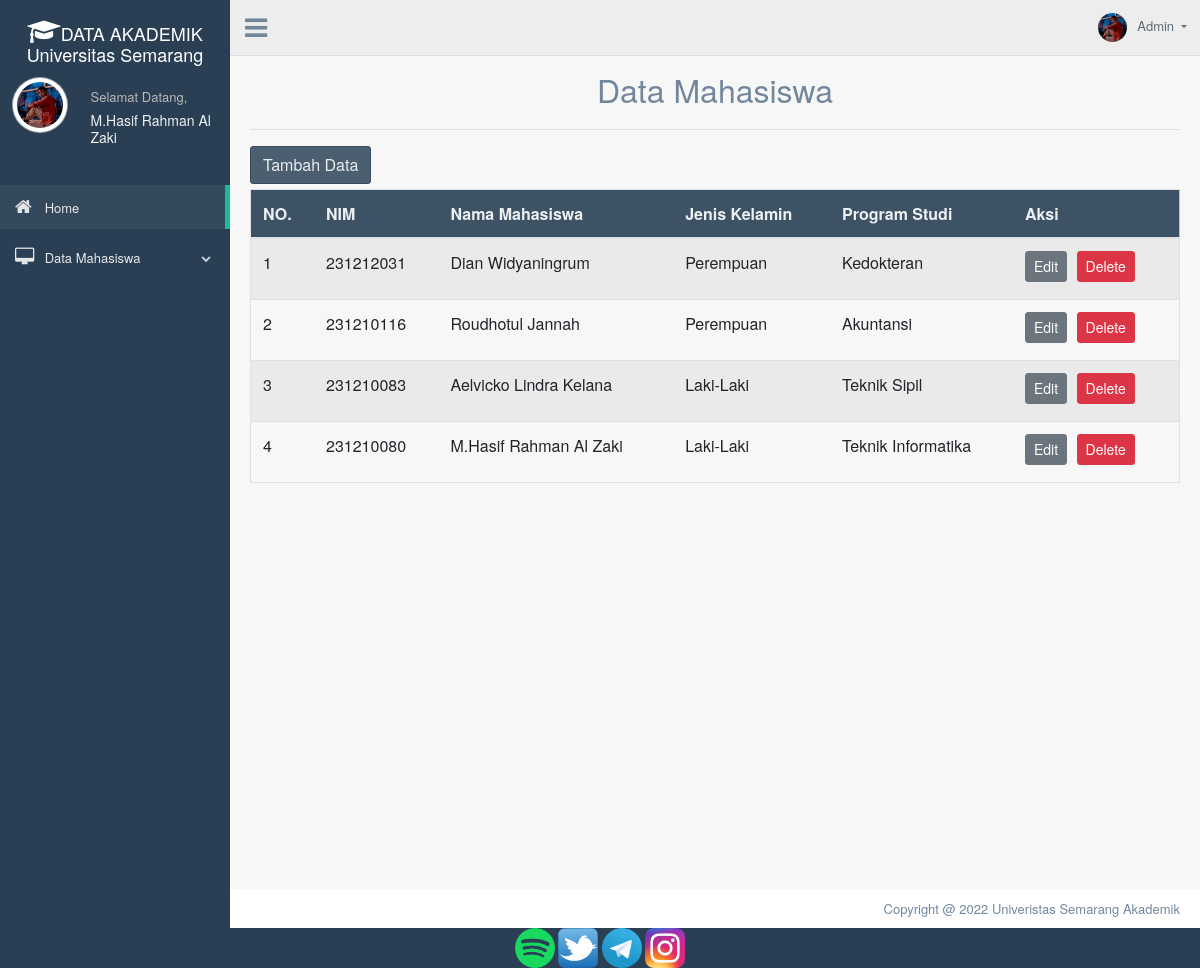
The page /mhs_usm/index.php?page=tampil_mhs on the database its author committed.
### tables this page shows
CREATE TABLE `mahasiswa` (
  `Nim` int(10) NOT NULL,
  `Nama_Mhs` varchar(50) NOT NULL,
  `Jenis_Kelamin` varchar(50) NOT NULL,
  `Program_Studi` varchar(50) NOT NULL
);

### mhs_usm/tampil.php (the view, shortened to what this page needs)
<?php
include('config.php');
?>
	<div class="container" style="margin-top:20px">
		<center><font size="6">Data Mahasiswa</font></center>
		<hr>
		<a href="index.php?page=tambah_mhs"><button class="btn btn-dark right">Tambah Data</button></a>
		<div class="table-responsive">
		<table class="table table-striped jambo_table bulk_action">
			<thead>
				<tr>
					<th>NO.</th>
					<th>NIM</th>
					<th>Nama Mahasiswa</th>
					<th>Jenis Kelamin</th>
					<th>Program Studi</th>
					<th>Aksi</th>
				</tr>
			</thead>
			<tbody>
				<?php
				$sql = mysqli_query($koneksi, "SELECT * FROM mahasiswa ORDER BY Nim DESC") or die(mysqli_error($koneksi));
				if(mysqli_num_rows($sql) > 0){
					$no = 1;
					while($data = mysqli_fetch_assoc($sql)){
						echo '
						<tr>
							<td>'.$no.'</td>
							<td>'.$data['Nim'].'</td>
							<td>'.$data['Nama_Mhs'].'</td>
							<td>'.$data['Jenis_Kelamin'].'</td>
							<td>'.$data['Program_Studi'].'</td>
							<td>
								<a href="index.php?page=edit_mhs&Nim='.$data['Nim'].'" class="btn btn-secondary btn-sm">Edit</a>
								<a href="delete.php?Nim='.$data['Nim'].'" class="btn btn-danger btn-sm" onclick="return confirm(\'Yakin ingin menghapus data ini?\')">Delete</a>
							</td>
						</tr>
						';
						$no++;
					}
				}else{
					echo '
					<tr>
						<td colspan="6">Tidak ada data.</td>
					</tr>
					';
				}
				?>
		</table>
	</div>
	</div>

### mhs_usm/index.php (shortened to what this page needs)
<html>
  <head>
    <link href="assets/bootstrap/dist/css/bootstrap.min.css" rel="stylesheet">
    <link href="assets/font-awesome/css/font-awesome.min.css" rel="stylesheet">
    <link href="assets/nprogress/nprogress.css" rel="stylesheet">
    <link href="assets/iCheck/skins/flat/green.css" rel="stylesheet">
    <link href="assets/bootstrap-progressbar/css/bootstrap-progressbar-3.3.4.min.css" rel="stylesheet">
    <link href="assets/css/custom.min.css" rel="stylesheet">
  </head>
  <body class="nav-md">
    <div class="container body">
      <div class="main_container">
        <div class="col-md-3 left_col">
          <div class="left_col scroll-view">
            <div class="navbar nav_title" style="border: 0;">
            <center>
            &nbsp; <a href="index.php" class="fa fa-mortar-board fa-2x" style="color:#fff;"><span><font size="4.95" color="white" face="Helvetica Neue">DATA AKADEMIK Universitas Semarang</font></span></a>
            </center>
            </div>
            <div class="profile clearfix">
              <div class="profile_pic">
                <img src="assets/images/hasip.jpg" alt="..." class="img-circle profile_img">
              </div>
              <div class="profile_info">
                <span>Selamat Datang,</span>
                <h2>M.Hasif Rahman Al Zaki</h2>
              </div>
            </div>
            <br />
            <div id="sidebar-menu" class="main_menu_side hidden-print main_menu">
              <div class="menu_section">
                <ul class="nav side-menu">
                  <li><a href="index.php"><i class="fa fa-home"></i> Home <span class="fa fa-chevron"></span></a>
                  </li>
                  <li><a href="#"><i class="fa fa-desktop"></i> Data Mahasiswa <span class="fa fa-chevron-down"></span></a>
                  </li>
                </ul>
              </div>
            </div>
          </div>
        </div>
        <div class="top_nav">
          <div class="nav_menu">
              <div class="nav toggle">
                <a id="menu_toggle"><i class="fa fa-bars"></i></a>
              </div>
              <nav class="nav navbar-nav">
              <ul class=" navbar-right">
                <li class="nav-item dropdown open" >
                  <a href="#" class="user-profile dropdown-toggle" aria-haspopup="true" id="navbarDropdown" data-toggle="dropdown" aria-expanded="false">
                    <img src="assets/images/hasip.jpg" alt="">Admin
                  </a>
                </li>
              </ul>
            </nav>
          </div>
        </div>
        <div class="right_col" role="main">
      <?php
      $queries = array();
      parse_str($_SERVER['QUERY_STRING'], $queries);
      switch ($queries['page']) {
      	case 'tampil_mhs':
      		include 'tampil.php';
      		break;
        }
        ?>
        </div>
        <footer>
          <div class="pull-right">
            Copyright @ 2022 Univeristas Semarang Akademik
          </div>
          <div class="clearfix"></div>
        </footer>
      </div>
    </div>
  </body>
        <center>
        <a class="icon" href="https://open.spotify.com/user/21o2tpn2747623zrsqwurvsea?si=Wl1ZUaUKRciUxV_HnnSkFg&utm_source=copy-link&dl_branch=1"><img src="assets/images/spotify.png" alt="" width="40px"></a>
        <a class="icon" href="https://twitter.com/hasiipo"><img src="assets/images/twitter.png" alt="" width="40px"></a>
        <a class="icon" href="https://t.me/hasippo"><img src="assets/images/telegram.png" alt="" width="40px"></a>
        <a class="icon" href="https://www.instagram.com/hasifalzaky/"><img src="assets/images/instagram.png" alt="" width="40px"></a>
</html>

### rows shown on the page
mahasiswa: Nim "231212031", Nama_Mhs "Dian Widyaningrum", Jenis_Kelamin "Perempuan", Program_Studi "Kedokteran"
mahasiswa: Nim "231210116", Nama_Mhs "Roudhotul Jannah", Jenis_Kelamin "Perempuan", Program_Studi "Akuntansi"
mahasiswa: Nim "231210083", Nama_Mhs "Aelvicko Lindra Kelana", Jenis_Kelamin "Laki-Laki", Program_Studi "Teknik Sipil"
mahasiswa: Nim "231210080", Nama_Mhs "M.Hasif Rahman Al Zaki", Jenis_Kelamin "Laki-Laki", Program_Studi "Teknik Informatika"
